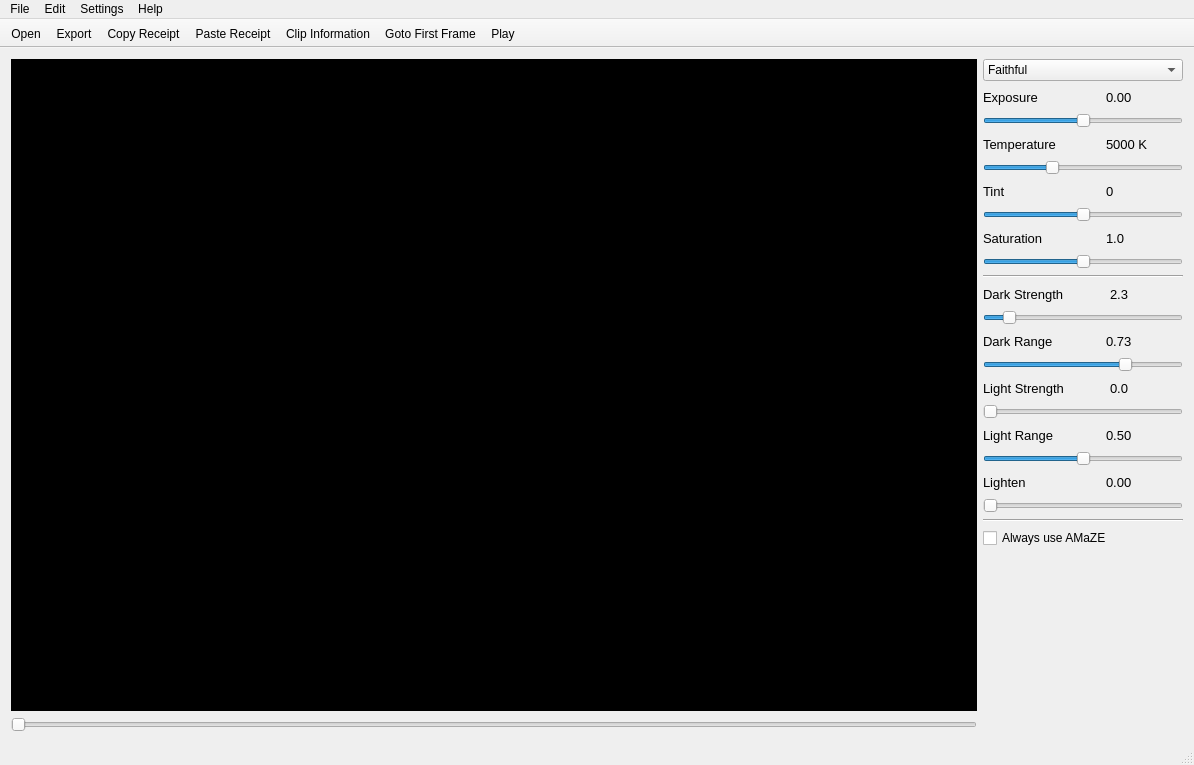
<?xml version="1.0" encoding="UTF-8"?>
<ui version="4.0">
 <class>MainWindow</class>
 <widget class="QMainWindow" name="MainWindow">
  <property name="geometry">
   <rect>
    <x>0</x>
    <y>0</y>
    <width>1194</width>
    <height>765</height>
   </rect>
  </property>
  <property name="windowTitle">
   <string>MLV App</string>
  </property>
  <property name="unifiedTitleAndToolBarOnMac">
   <bool>true</bool>
  </property>
  <widget class="QWidget" name="centralWidget">
   <layout class="QGridLayout" name="gridLayout">
    <item row="0" column="0">
     <layout class="QVBoxLayout" name="verticalLayout">
      <item>
       <widget class="QFrame" name="frame">
        <property name="acceptDrops">
         <bool>false</bool>
        </property>
        <property name="styleSheet">
         <string notr="true">background-color: rgb(0, 0, 0);</string>
        </property>
        <property name="frameShape">
         <enum>QFrame::StyledPanel</enum>
        </property>
        <property name="frameShadow">
         <enum>QFrame::Plain</enum>
        </property>
        <property name="lineWidth">
         <number>0</number>
        </property>
       </widget>
      </item>
      <item>
       <widget class="QSlider" name="horizontalSliderPosition">
        <property name="orientation">
         <enum>Qt::Horizontal</enum>
        </property>
       </widget>
      </item>
     </layout>
    </item>
    <item row="0" column="1">
     <layout class="QVBoxLayout" name="verticalLayout_2">
      <item>
       <widget class="QComboBox" name="comboBox">
        <property name="minimumSize">
         <size>
          <width>200</width>
          <height>0</height>
         </size>
        </property>
        <property name="maximumSize">
         <size>
          <width>200</width>
          <height>16777215</height>
         </size>
        </property>
        <item>
         <property name="text">
          <string>Faithful</string>
         </property>
        </item>
       </widget>
      </item>
      <item>
       <layout class="QHBoxLayout" name="horizontalLayout">
        <item>
         <widget class="QLabel" name="label">
          <property name="font">
           <font>
            <pointsize>10</pointsize>
           </font>
          </property>
          <property name="text">
           <string>Exposure</string>
          </property>
         </widget>
        </item>
        <item>
         <spacer name="horizontalSpacer">
          <property name="orientation">
           <enum>Qt::Horizontal</enum>
          </property>
          <property name="sizeType">
           <enum>QSizePolicy::Maximum</enum>
          </property>
          <property name="sizeHint" stdset="0">
           <size>
            <width>40</width>
            <height>20</height>
           </size>
          </property>
         </spacer>
        </item>
        <item>
         <widget class="QLabel" name="label_ExposureVal">
          <property name="font">
           <font>
            <pointsize>10</pointsize>
           </font>
          </property>
          <property name="layoutDirection">
           <enum>Qt::RightToLeft</enum>
          </property>
          <property name="text">
           <string>0.00</string>
          </property>
         </widget>
        </item>
       </layout>
      </item>
      <item>
       <widget class="QSlider" name="horizontalSliderExposure">
        <property name="sizePolicy">
         <sizepolicy hsizetype="Fixed" vsizetype="Fixed">
          <horstretch>0</horstretch>
          <verstretch>0</verstretch>
         </sizepolicy>
        </property>
        <property name="minimumSize">
         <size>
          <width>200</width>
          <height>0</height>
         </size>
        </property>
        <property name="maximumSize">
         <size>
          <width>200</width>
          <height>16777215</height>
         </size>
        </property>
        <property name="minimum">
         <number>-400</number>
        </property>
        <property name="maximum">
         <number>400</number>
        </property>
        <property name="value">
         <number>0</number>
        </property>
        <property name="orientation">
         <enum>Qt::Horizontal</enum>
        </property>
       </widget>
      </item>
      <item>
       <layout class="QHBoxLayout" name="horizontalLayout_2">
        <item>
         <widget class="QLabel" name="label_2">
          <property name="font">
           <font>
            <pointsize>10</pointsize>
           </font>
          </property>
          <property name="text">
           <string>Temperature</string>
          </property>
         </widget>
        </item>
        <item>
         <spacer name="horizontalSpacer_2">
          <property name="orientation">
           <enum>Qt::Horizontal</enum>
          </property>
          <property name="sizeType">
           <enum>QSizePolicy::Maximum</enum>
          </property>
          <property name="sizeHint" stdset="0">
           <size>
            <width>40</width>
            <height>20</height>
           </size>
          </property>
         </spacer>
        </item>
        <item>
         <widget class="QLabel" name="label_TemperatureVal">
          <property name="font">
           <font>
            <pointsize>10</pointsize>
           </font>
          </property>
          <property name="layoutDirection">
           <enum>Qt::RightToLeft</enum>
          </property>
          <property name="text">
           <string>5000 K</string>
          </property>
         </widget>
        </item>
       </layout>
      </item>
      <item>
       <widget class="QSlider" name="horizontalSliderTemperature">
        <property name="sizePolicy">
         <sizepolicy hsizetype="Fixed" vsizetype="Fixed">
          <horstretch>0</horstretch>
          <verstretch>0</verstretch>
         </sizepolicy>
        </property>
        <property name="minimumSize">
         <size>
          <width>200</width>
          <height>0</height>
         </size>
        </property>
        <property name="maximumSize">
         <size>
          <width>200</width>
          <height>16777215</height>
         </size>
        </property>
        <property name="minimum">
         <number>2500</number>
        </property>
        <property name="maximum">
         <number>10000</number>
        </property>
        <property name="value">
         <number>5000</number>
        </property>
        <property name="orientation">
         <enum>Qt::Horizontal</enum>
        </property>
       </widget>
      </item>
      <item>
       <layout class="QHBoxLayout" name="horizontalLayout_4">
        <item>
         <widget class="QLabel" name="label_3">
          <property name="font">
           <font>
            <pointsize>10</pointsize>
           </font>
          </property>
          <property name="text">
           <string>Tint</string>
          </property>
         </widget>
        </item>
        <item>
         <spacer name="horizontalSpacer_3">
          <property name="orientation">
           <enum>Qt::Horizontal</enum>
          </property>
          <property name="sizeType">
           <enum>QSizePolicy::Maximum</enum>
          </property>
          <property name="sizeHint" stdset="0">
           <size>
            <width>40</width>
            <height>20</height>
           </size>
          </property>
         </spacer>
        </item>
        <item>
         <widget class="QLabel" name="label_TintVal">
          <property name="font">
           <font>
            <pointsize>10</pointsize>
           </font>
          </property>
          <property name="layoutDirection">
           <enum>Qt::RightToLeft</enum>
          </property>
          <property name="text">
           <string>0</string>
          </property>
         </widget>
        </item>
       </layout>
      </item>
      <item>
       <widget class="QSlider" name="horizontalSliderTint">
        <property name="sizePolicy">
         <sizepolicy hsizetype="Fixed" vsizetype="Fixed">
          <horstretch>0</horstretch>
          <verstretch>0</verstretch>
         </sizepolicy>
        </property>
        <property name="minimumSize">
         <size>
          <width>200</width>
          <height>0</height>
         </size>
        </property>
        <property name="maximumSize">
         <size>
          <width>200</width>
          <height>16777215</height>
         </size>
        </property>
        <property name="minimum">
         <number>-20</number>
        </property>
        <property name="maximum">
         <number>20</number>
        </property>
        <property name="value">
         <number>0</number>
        </property>
        <property name="orientation">
         <enum>Qt::Horizontal</enum>
        </property>
       </widget>
      </item>
      <item>
       <layout class="QHBoxLayout" name="horizontalLayout_3">
        <item>
         <widget class="QLabel" name="label_4">
          <property name="font">
           <font>
            <pointsize>10</pointsize>
           </font>
          </property>
          <property name="text">
           <string>Saturation</string>
          </property>
         </widget>
        </item>
        <item>
         <spacer name="horizontalSpacer_4">
          <property name="orientation">
           <enum>Qt::Horizontal</enum>
          </property>
          <property name="sizeType">
           <enum>QSizePolicy::Maximum</enum>
          </property>
          <property name="sizeHint" stdset="0">
           <size>
            <width>40</width>
            <height>20</height>
           </size>
          </property>
         </spacer>
        </item>
        <item>
         <widget class="QLabel" name="label_SaturationVal">
          <property name="font">
           <font>
            <pointsize>10</pointsize>
           </font>
          </property>
          <property name="layoutDirection">
           <enum>Qt::RightToLeft</enum>
          </property>
          <property name="text">
           <string>1.0</string>
          </property>
         </widget>
        </item>
       </layout>
      </item>
      <item>
       <widget class="QSlider" name="horizontalSliderSaturation">
        <property name="sizePolicy">
         <sizepolicy hsizetype="Fixed" vsizetype="Fixed">
          <horstretch>0</horstretch>
          <verstretch>0</verstretch>
         </sizepolicy>
        </property>
        <property name="minimumSize">
         <size>
          <width>200</width>
          <height>0</height>
         </size>
        </property>
        <property name="maximumSize">
         <size>
          <width>200</width>
          <height>16777215</height>
         </size>
        </property>
        <property name="maximum">
         <number>100</number>
        </property>
        <property name="value">
         <number>50</number>
        </property>
        <property name="orientation">
         <enum>Qt::Horizontal</enum>
        </property>
       </widget>
      </item>
      <item>
       <widget class="Line" name="line">
        <property name="orientation">
         <enum>Qt::Horizontal</enum>
        </property>
       </widget>
      </item>
      <item>
       <layout class="QHBoxLayout" name="horizontalLayout_5">
        <item>
         <widget class="QLabel" name="label_5">
          <property name="font">
           <font>
            <pointsize>10</pointsize>
           </font>
          </property>
          <property name="text">
           <string>Dark Strength</string>
          </property>
         </widget>
        </item>
        <item>
         <spacer name="horizontalSpacer_5">
          <property name="orientation">
           <enum>Qt::Horizontal</enum>
          </property>
          <property name="sizeType">
           <enum>QSizePolicy::Maximum</enum>
          </property>
          <property name="sizeHint" stdset="0">
           <size>
            <width>40</width>
            <height>20</height>
           </size>
          </property>
         </spacer>
        </item>
        <item>
         <widget class="QLabel" name="label_DsVal">
          <property name="font">
           <font>
            <pointsize>10</pointsize>
           </font>
          </property>
          <property name="layoutDirection">
           <enum>Qt::RightToLeft</enum>
          </property>
          <property name="text">
           <string>2.3</string>
          </property>
         </widget>
        </item>
       </layout>
      </item>
      <item>
       <widget class="QSlider" name="horizontalSliderDS">
        <property name="sizePolicy">
         <sizepolicy hsizetype="Fixed" vsizetype="Fixed">
          <horstretch>0</horstretch>
          <verstretch>0</verstretch>
         </sizepolicy>
        </property>
        <property name="minimumSize">
         <size>
          <width>200</width>
          <height>0</height>
         </size>
        </property>
        <property name="maximumSize">
         <size>
          <width>200</width>
          <height>16777215</height>
         </size>
        </property>
        <property name="maximum">
         <number>225</number>
        </property>
        <property name="value">
         <number>23</number>
        </property>
        <property name="orientation">
         <enum>Qt::Horizontal</enum>
        </property>
       </widget>
      </item>
      <item>
       <layout class="QHBoxLayout" name="horizontalLayout_6">
        <item>
         <widget class="QLabel" name="label_6">
          <property name="font">
           <font>
            <pointsize>10</pointsize>
           </font>
          </property>
          <property name="text">
           <string>Dark Range</string>
          </property>
         </widget>
        </item>
        <item>
         <spacer name="horizontalSpacer_6">
          <property name="orientation">
           <enum>Qt::Horizontal</enum>
          </property>
          <property name="sizeType">
           <enum>QSizePolicy::Maximum</enum>
          </property>
          <property name="sizeHint" stdset="0">
           <size>
            <width>40</width>
            <height>20</height>
           </size>
          </property>
         </spacer>
        </item>
        <item>
         <widget class="QLabel" name="label_DrVal">
          <property name="font">
           <font>
            <pointsize>10</pointsize>
           </font>
          </property>
          <property name="layoutDirection">
           <enum>Qt::RightToLeft</enum>
          </property>
          <property name="text">
           <string>0.73</string>
          </property>
         </widget>
        </item>
       </layout>
      </item>
      <item>
       <widget class="QSlider" name="horizontalSliderDR">
        <property name="sizePolicy">
         <sizepolicy hsizetype="Fixed" vsizetype="Fixed">
          <horstretch>0</horstretch>
          <verstretch>0</verstretch>
         </sizepolicy>
        </property>
        <property name="minimumSize">
         <size>
          <width>200</width>
          <height>0</height>
         </size>
        </property>
        <property name="maximumSize">
         <size>
          <width>200</width>
          <height>16777215</height>
         </size>
        </property>
        <property name="maximum">
         <number>100</number>
        </property>
        <property name="value">
         <number>73</number>
        </property>
        <property name="orientation">
         <enum>Qt::Horizontal</enum>
        </property>
       </widget>
      </item>
      <item>
       <layout class="QHBoxLayout" name="horizontalLayout_7">
        <item>
         <widget class="QLabel" name="label_7">
          <property name="font">
           <font>
            <pointsize>10</pointsize>
           </font>
          </property>
          <property name="text">
           <string>Light Strength</string>
          </property>
         </widget>
        </item>
        <item>
         <spacer name="horizontalSpacer_7">
          <property name="orientation">
           <enum>Qt::Horizontal</enum>
          </property>
          <property name="sizeType">
           <enum>QSizePolicy::Maximum</enum>
          </property>
          <property name="sizeHint" stdset="0">
           <size>
            <width>40</width>
            <height>20</height>
           </size>
          </property>
         </spacer>
        </item>
        <item>
         <widget class="QLabel" name="label_LsVal">
          <property name="font">
           <font>
            <pointsize>10</pointsize>
           </font>
          </property>
          <property name="layoutDirection">
           <enum>Qt::RightToLeft</enum>
          </property>
          <property name="text">
           <string>0.0</string>
          </property>
         </widget>
        </item>
       </layout>
      </item>
      <item>
       <widget class="QSlider" name="horizontalSliderLS">
        <property name="sizePolicy">
         <sizepolicy hsizetype="Fixed" vsizetype="Fixed">
          <horstretch>0</horstretch>
          <verstretch>0</verstretch>
         </sizepolicy>
        </property>
        <property name="minimumSize">
         <size>
          <width>200</width>
          <height>0</height>
         </size>
        </property>
        <property name="maximumSize">
         <size>
          <width>200</width>
          <height>16777215</height>
         </size>
        </property>
        <property name="maximum">
         <number>112</number>
        </property>
        <property name="orientation">
         <enum>Qt::Horizontal</enum>
        </property>
       </widget>
      </item>
      <item>
       <layout class="QHBoxLayout" name="horizontalLayout_8">
        <item>
         <widget class="QLabel" name="label_8">
          <property name="font">
           <font>
            <pointsize>10</pointsize>
           </font>
          </property>
          <property name="text">
           <string>Light Range</string>
          </property>
         </widget>
        </item>
        <item>
         <spacer name="horizontalSpacer_8">
          <property name="orientation">
           <enum>Qt::Horizontal</enum>
          </property>
          <property name="sizeType">
           <enum>QSizePolicy::Maximum</enum>
          </property>
          <property name="sizeHint" stdset="0">
           <size>
            <width>40</width>
            <height>20</height>
           </size>
          </property>
         </spacer>
        </item>
        <item>
         <widget class="QLabel" name="label_LrVal">
          <property name="font">
           <font>
            <pointsize>10</pointsize>
           </font>
          </property>
          <property name="layoutDirection">
           <enum>Qt::RightToLeft</enum>
          </property>
          <property name="text">
           <string>0.50</string>
          </property>
         </widget>
        </item>
       </layout>
      </item>
      <item>
       <widget class="QSlider" name="horizontalSliderLR">
        <property name="sizePolicy">
         <sizepolicy hsizetype="Fixed" vsizetype="Fixed">
          <horstretch>0</horstretch>
          <verstretch>0</verstretch>
         </sizepolicy>
        </property>
        <property name="minimumSize">
         <size>
          <width>200</width>
          <height>0</height>
         </size>
        </property>
        <property name="maximumSize">
         <size>
          <width>200</width>
          <height>16777215</height>
         </size>
        </property>
        <property name="maximum">
         <number>100</number>
        </property>
        <property name="value">
         <number>50</number>
        </property>
        <property name="orientation">
         <enum>Qt::Horizontal</enum>
        </property>
       </widget>
      </item>
      <item>
       <layout class="QHBoxLayout" name="horizontalLayout_9">
        <item>
         <widget class="QLabel" name="label_9">
          <property name="font">
           <font>
            <pointsize>10</pointsize>
           </font>
          </property>
          <property name="text">
           <string>Lighten</string>
          </property>
         </widget>
        </item>
        <item>
         <spacer name="horizontalSpacer_9">
          <property name="orientation">
           <enum>Qt::Horizontal</enum>
          </property>
          <property name="sizeType">
           <enum>QSizePolicy::Maximum</enum>
          </property>
          <property name="sizeHint" stdset="0">
           <size>
            <width>40</width>
            <height>20</height>
           </size>
          </property>
         </spacer>
        </item>
        <item>
         <widget class="QLabel" name="label_LightenVal">
          <property name="font">
           <font>
            <pointsize>10</pointsize>
           </font>
          </property>
          <property name="layoutDirection">
           <enum>Qt::RightToLeft</enum>
          </property>
          <property name="text">
           <string>0.00</string>
          </property>
         </widget>
        </item>
       </layout>
      </item>
      <item>
       <widget class="QSlider" name="horizontalSliderLighten">
        <property name="sizePolicy">
         <sizepolicy hsizetype="Fixed" vsizetype="Fixed">
          <horstretch>0</horstretch>
          <verstretch>0</verstretch>
         </sizepolicy>
        </property>
        <property name="minimumSize">
         <size>
          <width>200</width>
          <height>0</height>
         </size>
        </property>
        <property name="maximumSize">
         <size>
          <width>200</width>
          <height>16777215</height>
         </size>
        </property>
        <property name="maximum">
         <number>60</number>
        </property>
        <property name="orientation">
         <enum>Qt::Horizontal</enum>
        </property>
       </widget>
      </item>
      <item>
       <widget class="Line" name="line_2">
        <property name="orientation">
         <enum>Qt::Horizontal</enum>
        </property>
       </widget>
      </item>
      <item>
       <widget class="QCheckBox" name="checkBoxUseAmaze">
        <property name="text">
         <string>Always use AMaZE</string>
        </property>
        <property name="checked">
         <bool>false</bool>
        </property>
       </widget>
      </item>
      <item>
       <spacer name="verticalSpacer_2">
        <property name="orientation">
         <enum>Qt::Vertical</enum>
        </property>
        <property name="sizeHint" stdset="0">
         <size>
          <width>20</width>
          <height>40</height>
         </size>
        </property>
       </spacer>
      </item>
     </layout>
    </item>
   </layout>
  </widget>
  <widget class="QMenuBar" name="menuBar">
   <property name="geometry">
    <rect>
     <x>0</x>
     <y>0</y>
     <width>1194</width>
     <height>22</height>
    </rect>
   </property>
   <widget class="QMenu" name="menuFile">
    <property name="title">
     <string>File</string>
    </property>
    <addaction name="actionOpen"/>
    <addaction name="actionClip_Information"/>
    <addaction name="actionExport"/>
    <addaction name="actionQuit"/>
   </widget>
   <widget class="QMenu" name="menuEdit">
    <property name="title">
     <string>Edit</string>
    </property>
    <addaction name="actionCopyRecept"/>
    <addaction name="actionPasteReceipt"/>
   </widget>
   <widget class="QMenu" name="menuHelp">
    <property name="title">
     <string>Help</string>
    </property>
    <addaction name="actionAbout"/>
   </widget>
   <widget class="QMenu" name="menuSettings">
    <property name="title">
     <string>Settings</string>
    </property>
   </widget>
   <addaction name="menuFile"/>
   <addaction name="menuEdit"/>
   <addaction name="menuSettings"/>
   <addaction name="menuHelp"/>
  </widget>
  <widget class="QToolBar" name="mainToolBar">
   <property name="movable">
    <bool>false</bool>
   </property>
   <property name="iconSize">
    <size>
     <width>24</width>
     <height>24</height>
    </size>
   </property>
   <attribute name="toolBarArea">
    <enum>TopToolBarArea</enum>
   </attribute>
   <attribute name="toolBarBreak">
    <bool>false</bool>
   </attribute>
   <addaction name="actionOpen"/>
   <addaction name="actionExport"/>
   <addaction name="actionCopyRecept"/>
   <addaction name="actionPasteReceipt"/>
   <addaction name="actionClip_Information"/>
   <addaction name="actionGoto_First_Frame"/>
   <addaction name="actionPlay"/>
  </widget>
  <widget class="QStatusBar" name="statusBar"/>
  <action name="actionOpen">
   <property name="icon">
    <iconset>
     <normalon>:/IMG/IMG/fileopen.png</normalon>
    </iconset>
   </property>
   <property name="text">
    <string>Open...</string>
   </property>
   <property name="toolTip">
    <string>Open a MLV file...</string>
   </property>
   <property name="shortcut">
    <string>Ctrl+O</string>
   </property>
  </action>
  <action name="actionCopyRecept">
   <property name="icon">
    <iconset resource="ressources.qrc">
     <normaloff>:/IMG/IMG/editcopy.png</normaloff>:/IMG/IMG/editcopy.png</iconset>
   </property>
   <property name="text">
    <string>Copy Receipt</string>
   </property>
   <property name="toolTip">
    <string>Copy the receipt to clipboard</string>
   </property>
   <property name="shortcut">
    <string>Ctrl+C</string>
   </property>
  </action>
  <action name="actionPasteReceipt">
   <property name="icon">
    <iconset resource="ressources.qrc">
     <normaloff>:/IMG/IMG/editpaste.png</normaloff>:/IMG/IMG/editpaste.png</iconset>
   </property>
   <property name="text">
    <string>Paste Receipt</string>
   </property>
   <property name="toolTip">
    <string>Paste the receipt from clipboard</string>
   </property>
   <property name="shortcut">
    <string>Ctrl+V</string>
   </property>
  </action>
  <action name="actionQuit">
   <property name="text">
    <string>Quit</string>
   </property>
   <property name="shortcut">
    <string>Ctrl+Q</string>
   </property>
  </action>
  <action name="actionAbout">
   <property name="text">
    <string>About...</string>
   </property>
  </action>
  <action name="actionExport">
   <property name="icon">
    <iconset resource="ressources.qrc">
     <normaloff>:/IMG/IMG/exportfile.png</normaloff>:/IMG/IMG/exportfile.png</iconset>
   </property>
   <property name="text">
    <string>Export...</string>
   </property>
   <property name="toolTip">
    <string>Export file...</string>
   </property>
   <property name="shortcut">
    <string>Ctrl+E</string>
   </property>
  </action>
  <action name="actionClip_Information">
   <property name="icon">
    <iconset resource="ressources.qrc">
     <normaloff>:/IMG/IMG/information-icon.png</normaloff>:/IMG/IMG/information-icon.png</iconset>
   </property>
   <property name="text">
    <string>Clip Information</string>
   </property>
   <property name="toolTip">
    <string>Show clip information...</string>
   </property>
   <property name="shortcut">
    <string>Ctrl+I</string>
   </property>
  </action>
  <action name="actionPlay">
   <property name="checkable">
    <bool>true</bool>
   </property>
   <property name="icon">
    <iconset resource="ressources.qrc">
     <normaloff>:/IMG/IMG/media-play-32.png</normaloff>:/IMG/IMG/media-play-32.png</iconset>
   </property>
   <property name="text">
    <string>Play</string>
   </property>
   <property name="toolTip">
    <string>Play clip...</string>
   </property>
   <property name="shortcut">
    <string>Space</string>
   </property>
  </action>
  <action name="actionGoto_First_Frame">
   <property name="icon">
    <iconset resource="ressources.qrc">
     <normaloff>:/IMG/IMG/media-skip-backward-32.png</normaloff>:/IMG/IMG/media-skip-backward-32.png</iconset>
   </property>
   <property name="text">
    <string>Goto First Frame</string>
   </property>
   <property name="toolTip">
    <string>Jump to first frame...</string>
   </property>
   <property name="shortcut">
    <string>Return</string>
   </property>
  </action>
 </widget>
 <layoutdefault spacing="6" margin="11"/>
 <resources>
  <include location="ressources.qrc"/>
 </resources>
 <connections>
  <connection>
   <sender>actionQuit</sender>
   <signal>triggered()</signal>
   <receiver>MainWindow</receiver>
   <slot>close()</slot>
   <hints>
    <hint type="sourcelabel">
     <x>-1</x>
     <y>-1</y>
    </hint>
    <hint type="destinationlabel">
     <x>467</x>
     <y>272</y>
    </hint>
   </hints>
  </connection>
 </connections>
</ui>
